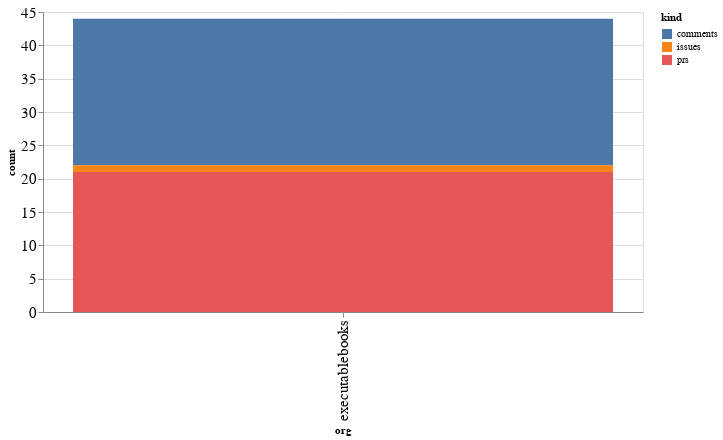

Notebook code for this chart:
### Code cell
alt.Chart(org_summaries, width=600).mark_bar().encode(
    x='org',
    y='count',
    color='kind',
    tooltip="org"
)

### Figure 1 — Vega-Lite specification as saved in the notebook (floating-point values rounded to 4 significant figures)
{"config": {"axisLeft": {"labelFontSize": 15}, "axisBottom": {"labelFontSize": 15}}, "data": {"name": "data-64778cb4017215e2de303027d9327c3b"}, "mark": "bar", "encoding": {"color": {"type": "nominal", "field": "kind"}, "tooltip": {"type": "nominal", "field": "org"}, "x": {"type": "nominal", "field": "org"}, "y": {"type": "quantitative", "field": "count"}}, "width": 600, "$schema": "https://vega.github.io/schema/vega-lite/v4.8.1.json", "datasets": {"data-64778cb4017215e2de303027d9327c3b": [{"org": "executablebooks", "kind": "comments", "count": 22}, {"org": "executablebooks", "kind": "issues", "count": 1}, {"org": "executablebooks", "kind": "prs", "count": 21}]}}
